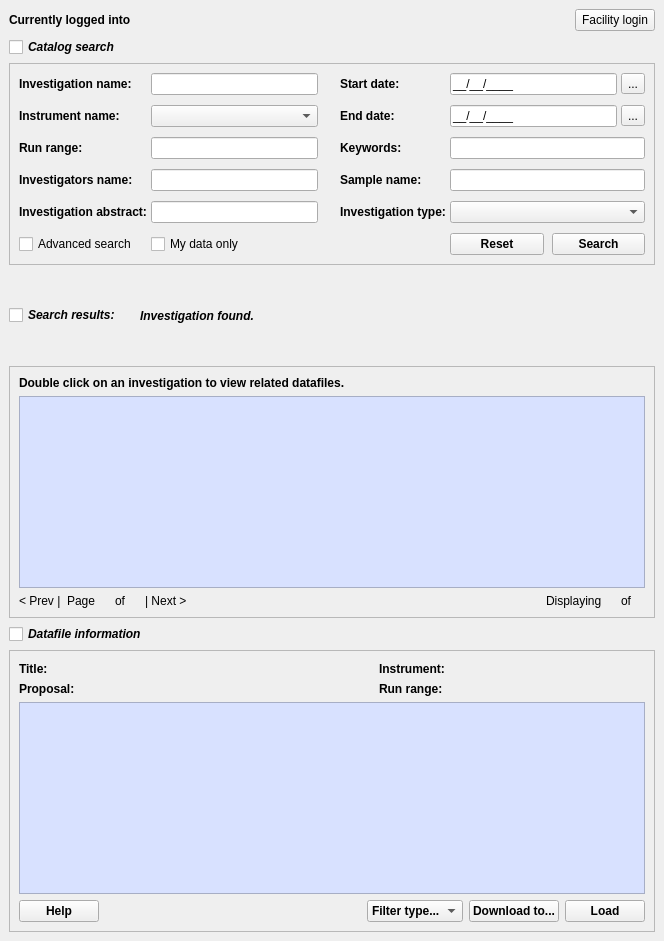
<?xml version="1.0" encoding="UTF-8"?>
<ui version="4.0">
 <author>Jay Rainey</author>
 <class>ICatSearchTwo</class>
 <widget class="QWidget" name="ICatSearchTwo">
  <property name="geometry">
   <rect>
    <x>0</x>
    <y>0</y>
    <width>664</width>
    <height>941</height>
   </rect>
  </property>
  <property name="sizePolicy">
   <sizepolicy hsizetype="Expanding" vsizetype="Expanding">
    <horstretch>0</horstretch>
    <verstretch>0</verstretch>
   </sizepolicy>
  </property>
  <property name="windowTitle">
   <string>Form</string>
  </property>
  <layout class="QVBoxLayout" name="verticalLayout_5">
   <item>
    <layout class="QHBoxLayout" name="headerGrid">
     <item>
      <widget class="QLabel" name="loggedInto">
       <property name="font">
        <font>
         <weight>75</weight>
         <bold>true</bold>
        </font>
       </property>
       <property name="text">
        <string>Currently logged into</string>
       </property>
      </widget>
     </item>
     <item>
      <widget class="QLabel" name="facilityName">
       <property name="font">
        <font>
         <weight>75</weight>
         <bold>true</bold>
        </font>
       </property>
       <property name="text">
        <string/>
       </property>
      </widget>
     </item>
     <item>
      <spacer name="headerSpacer">
       <property name="orientation">
        <enum>Qt::Horizontal</enum>
       </property>
       <property name="sizeHint" stdset="0">
        <size>
         <width>10</width>
         <height>10</height>
        </size>
       </property>
      </spacer>
     </item>
     <item>
      <widget class="QPushButton" name="facilityLogin">
       <property name="toolTip">
        <string>&lt;html&gt;&lt;head/&gt;&lt;body&gt;&lt;p&gt;Click to log into another facility.&lt;/p&gt;&lt;/body&gt;&lt;/html&gt;</string>
       </property>
       <property name="text">
        <string>Facility login</string>
       </property>
      </widget>
     </item>
    </layout>
   </item>
   <item>
    <widget class="QCheckBox" name="searchCbox">
     <property name="font">
      <font>
       <weight>75</weight>
       <italic>true</italic>
       <bold>true</bold>
      </font>
     </property>
     <property name="toolTip">
      <string>&lt;html&gt;&lt;head/&gt;&lt;body&gt;&lt;p&gt;&lt;span style=&quot; font-weight:400;&quot;&gt;Click to show or hide search options.&lt;/span&gt;&lt;/p&gt;&lt;/body&gt;&lt;/html&gt;</string>
     </property>
     <property name="text">
      <string>Catalog search</string>
     </property>
    </widget>
   </item>
   <item>
    <widget class="QFrame" name="searchFrame">
     <property name="frameShape">
      <enum>QFrame::StyledPanel</enum>
     </property>
     <property name="frameShadow">
      <enum>QFrame::Raised</enum>
     </property>
     <layout class="QVBoxLayout" name="catalogSearchFrame">
      <property name="spacing">
       <number>6</number>
      </property>
      <property name="margin">
       <number>9</number>
      </property>
      <item>
       <layout class="QGridLayout" name="searchGrid" rowstretch="0,0,0,0,0,0" columnstretch="0,0,0,0,0,0">
        <property name="sizeConstraint">
         <enum>QLayout::SetDefaultConstraint</enum>
        </property>
        <property name="horizontalSpacing">
         <number>4</number>
        </property>
        <property name="verticalSpacing">
         <number>10</number>
        </property>
        <item row="2" column="0">
         <widget class="QLabel" name="runRangeLbl">
          <property name="font">
           <font>
            <weight>75</weight>
            <bold>true</bold>
           </font>
          </property>
          <property name="text">
           <string>Run range:</string>
          </property>
         </widget>
        </item>
        <item row="1" column="0">
         <widget class="QLabel" name="instrumentLbl">
          <property name="enabled">
           <bool>true</bool>
          </property>
          <property name="sizePolicy">
           <sizepolicy hsizetype="Fixed" vsizetype="Preferred">
            <horstretch>0</horstretch>
            <verstretch>0</verstretch>
           </sizepolicy>
          </property>
          <property name="font">
           <font>
            <weight>75</weight>
            <bold>true</bold>
           </font>
          </property>
          <property name="text">
           <string>Instrument name:</string>
          </property>
         </widget>
        </item>
        <item row="5" column="1">
         <widget class="QCheckBox" name="myDataCbox">
          <property name="text">
           <string>My data only</string>
          </property>
         </widget>
        </item>
        <item row="2" column="1">
         <widget class="QLineEdit" name="runRangeTxt"/>
        </item>
        <item row="0" column="1">
         <widget class="QLineEdit" name="invesNameTxt"/>
        </item>
        <item row="0" column="0">
         <widget class="QLabel" name="invesNameLbl">
          <property name="font">
           <font>
            <weight>75</weight>
            <bold>true</bold>
           </font>
          </property>
          <property name="text">
           <string>Investigation name:</string>
          </property>
         </widget>
        </item>
        <item row="0" column="5">
         <widget class="QToolButton" name="startDatePicker">
          <property name="maximumSize">
           <size>
            <width>25</width>
            <height>16777215</height>
           </size>
          </property>
          <property name="toolTip">
           <string>&lt;html&gt;&lt;head/&gt;&lt;body&gt;&lt;p&gt;Select a date from the calender.&lt;/p&gt;&lt;/body&gt;&lt;/html&gt;</string>
          </property>
          <property name="text">
           <string>...</string>
          </property>
         </widget>
        </item>
        <item row="5" column="0">
         <widget class="QCheckBox" name="advSearchCbox">
          <property name="text">
           <string>Advanced search</string>
          </property>
         </widget>
        </item>
        <item row="1" column="1">
         <widget class="QComboBox" name="instrumenLbox">
          <property name="sizePolicy">
           <sizepolicy hsizetype="Expanding" vsizetype="Fixed">
            <horstretch>0</horstretch>
            <verstretch>0</verstretch>
           </sizepolicy>
          </property>
         </widget>
        </item>
        <item row="1" column="5">
         <widget class="QToolButton" name="endDatePicker">
          <property name="maximumSize">
           <size>
            <width>25</width>
            <height>16777215</height>
           </size>
          </property>
          <property name="toolTip">
           <string>&lt;html&gt;&lt;head/&gt;&lt;body&gt;&lt;p&gt;Select a date from the calender.&lt;/p&gt;&lt;/body&gt;&lt;/html&gt;</string>
          </property>
          <property name="text">
           <string>...</string>
          </property>
         </widget>
        </item>
        <item row="0" column="2">
         <spacer name="searchGridSpacer">
          <property name="orientation">
           <enum>Qt::Horizontal</enum>
          </property>
          <property name="sizeType">
           <enum>QSizePolicy::Fixed</enum>
          </property>
          <property name="sizeHint" stdset="0">
           <size>
            <width>18</width>
            <height>10</height>
           </size>
          </property>
         </spacer>
        </item>
        <item row="0" column="3">
         <widget class="QLabel" name="startDateLbl">
          <property name="font">
           <font>
            <weight>75</weight>
            <bold>true</bold>
           </font>
          </property>
          <property name="text">
           <string>Start date:</string>
          </property>
         </widget>
        </item>
        <item row="0" column="4">
         <widget class="QLineEdit" name="startDateBtn">
          <property name="sizePolicy">
           <sizepolicy hsizetype="Expanding" vsizetype="Fixed">
            <horstretch>0</horstretch>
            <verstretch>0</verstretch>
           </sizepolicy>
          </property>
          <property name="toolTip">
           <string>&lt;html&gt;&lt;head/&gt;&lt;body&gt;&lt;p&gt;&lt;span style=&quot; font-style:italic;&quot;&gt;Date in DD/MM/YYYY format&lt;/span&gt;&lt;/p&gt;&lt;/body&gt;&lt;/html&gt;</string>
          </property>
          <property name="inputMask">
           <string>99/99/9999;_</string>
          </property>
          <property name="text">
           <string>//</string>
          </property>
         </widget>
        </item>
        <item row="1" column="4">
         <widget class="QLineEdit" name="endDateBtn">
          <property name="sizePolicy">
           <sizepolicy hsizetype="Expanding" vsizetype="Fixed">
            <horstretch>0</horstretch>
            <verstretch>0</verstretch>
           </sizepolicy>
          </property>
          <property name="toolTip">
           <string>&lt;html&gt;&lt;head/&gt;&lt;body&gt;&lt;p&gt;&lt;span style=&quot; font-style:italic;&quot;&gt;Date in DD/MM/YYYY format&lt;/span&gt;&lt;/p&gt;&lt;/body&gt;&lt;/html&gt;</string>
          </property>
          <property name="inputMask">
           <string>99/99/9999;_</string>
          </property>
          <property name="text">
           <string>//</string>
          </property>
         </widget>
        </item>
        <item row="1" column="3">
         <widget class="QLabel" name="endDateLbl">
          <property name="enabled">
           <bool>true</bool>
          </property>
          <property name="sizePolicy">
           <sizepolicy hsizetype="Fixed" vsizetype="Preferred">
            <horstretch>0</horstretch>
            <verstretch>0</verstretch>
           </sizepolicy>
          </property>
          <property name="font">
           <font>
            <weight>75</weight>
            <bold>true</bold>
           </font>
          </property>
          <property name="text">
           <string>End date:</string>
          </property>
         </widget>
        </item>
        <item row="2" column="3">
         <widget class="QLabel" name="keywordsLbl">
          <property name="font">
           <font>
            <weight>75</weight>
            <bold>true</bold>
           </font>
          </property>
          <property name="text">
           <string>Keywords:</string>
          </property>
         </widget>
        </item>
        <item row="5" column="4" colspan="2">
         <layout class="QHBoxLayout" name="searchBtnGrid">
          <property name="spacing">
           <number>8</number>
          </property>
          <item>
           <widget class="QPushButton" name="resetBtn">
            <property name="font">
             <font>
              <weight>75</weight>
              <bold>true</bold>
             </font>
            </property>
            <property name="toolTip">
             <string>&lt;html&gt;&lt;head/&gt;&lt;body&gt;&lt;p&gt;&lt;span style=&quot; font-weight:400;&quot;&gt;Reset all fields&lt;/span&gt;&lt;/p&gt;&lt;/body&gt;&lt;/html&gt;</string>
            </property>
            <property name="text">
             <string>Reset</string>
            </property>
           </widget>
          </item>
          <item>
           <widget class="QPushButton" name="searchBtn">
            <property name="font">
             <font>
              <weight>75</weight>
              <bold>true</bold>
             </font>
            </property>
            <property name="toolTip">
             <string>&lt;html&gt;&lt;head/&gt;&lt;body&gt;&lt;p&gt;&lt;span style=&quot; font-weight:400;&quot;&gt;Search Investigations.&lt;/span&gt;&lt;/p&gt;&lt;/body&gt;&lt;/html&gt;</string>
            </property>
            <property name="layoutDirection">
             <enum>Qt::LeftToRight</enum>
            </property>
            <property name="autoFillBackground">
             <bool>false</bool>
            </property>
            <property name="text">
             <string>Search</string>
            </property>
           </widget>
          </item>
         </layout>
        </item>
        <item row="2" column="4" colspan="2">
         <widget class="QLineEdit" name="keywordsTxt"/>
        </item>
        <item row="3" column="0">
         <widget class="QLabel" name="advNameLbl">
          <property name="font">
           <font>
            <weight>75</weight>
            <bold>true</bold>
           </font>
          </property>
          <property name="text">
           <string>Investigators name:</string>
          </property>
         </widget>
        </item>
        <item row="3" column="4" colspan="2">
         <widget class="QLineEdit" name="advNameTxt_2"/>
        </item>
        <item row="4" column="0">
         <widget class="QLabel" name="advAbstractLbl">
          <property name="font">
           <font>
            <weight>75</weight>
            <bold>true</bold>
           </font>
          </property>
          <property name="text">
           <string>Investigation abstract:</string>
          </property>
         </widget>
        </item>
        <item row="3" column="3">
         <widget class="QLabel" name="advSampleLbl">
          <property name="font">
           <font>
            <weight>75</weight>
            <bold>true</bold>
           </font>
          </property>
          <property name="text">
           <string>Sample name:</string>
          </property>
         </widget>
        </item>
        <item row="4" column="3">
         <widget class="QLabel" name="advTypeLbl">
          <property name="font">
           <font>
            <weight>75</weight>
            <bold>true</bold>
           </font>
          </property>
          <property name="text">
           <string>Investigation type:</string>
          </property>
         </widget>
        </item>
        <item row="4" column="4" colspan="2">
         <widget class="QComboBox" name="advTypeLbox">
          <property name="sizePolicy">
           <sizepolicy hsizetype="Expanding" vsizetype="Fixed">
            <horstretch>0</horstretch>
            <verstretch>0</verstretch>
           </sizepolicy>
          </property>
         </widget>
        </item>
        <item row="3" column="1">
         <widget class="QLineEdit" name="advNameTxt"/>
        </item>
        <item row="4" column="1">
         <widget class="QLineEdit" name="advAbstractTxt"/>
        </item>
       </layout>
      </item>
     </layout>
    </widget>
   </item>
   <item>
    <layout class="QHBoxLayout" name="searchResultsHeader">
     <item>
      <widget class="QCheckBox" name="searchResultsCbox">
       <property name="sizePolicy">
        <sizepolicy hsizetype="Minimum" vsizetype="Fixed">
         <horstretch>0</horstretch>
         <verstretch>0</verstretch>
        </sizepolicy>
       </property>
       <property name="font">
        <font>
         <weight>75</weight>
         <italic>true</italic>
         <bold>true</bold>
        </font>
       </property>
       <property name="toolTip">
        <string>&lt;html&gt;&lt;head/&gt;&lt;body&gt;&lt;p&gt;&lt;span style=&quot; font-weight:400;&quot;&gt;Click to show or hide search results.&lt;/span&gt;&lt;/p&gt;&lt;/body&gt;&lt;/html&gt;</string>
       </property>
       <property name="text">
        <string>Search results:</string>
       </property>
      </widget>
     </item>
     <item>
      <widget class="QLabel" name="numOfResultsLbl">
       <property name="font">
        <font>
         <weight>75</weight>
         <italic>true</italic>
         <bold>true</bold>
        </font>
       </property>
       <property name="text">
        <string/>
       </property>
      </widget>
     </item>
     <item>
      <widget class="QLabel" name="searchResultsLbl">
       <property name="font">
        <font>
         <weight>75</weight>
         <italic>true</italic>
         <bold>true</bold>
        </font>
       </property>
       <property name="text">
        <string>Investigation found.</string>
       </property>
       <property name="margin">
        <number>0</number>
       </property>
       <property name="indent">
        <number>-10</number>
       </property>
      </widget>
     </item>
     <item>
      <spacer name="searchResultsSpacer">
       <property name="orientation">
        <enum>Qt::Horizontal</enum>
       </property>
       <property name="sizeHint" stdset="0">
        <size>
         <width>10</width>
         <height>10</height>
        </size>
       </property>
      </spacer>
     </item>
    </layout>
   </item>
   <item>
    <widget class="QFrame" name="resFrame">
     <property name="frameShape">
      <enum>QFrame::StyledPanel</enum>
     </property>
     <property name="frameShadow">
      <enum>QFrame::Raised</enum>
     </property>
     <layout class="QVBoxLayout" name="verticalLayout_2">
      <item>
       <widget class="QLabel" name="resInstructions">
        <property name="font">
         <font>
          <weight>75</weight>
          <bold>true</bold>
         </font>
        </property>
        <property name="text">
         <string>Double click on an investigation to view related datafiles.</string>
        </property>
       </widget>
      </item>
      <item>
       <widget class="QTableWidget" name="searchResultsTbl">
        <property name="sizePolicy">
         <sizepolicy hsizetype="Expanding" vsizetype="Minimum">
          <horstretch>0</horstretch>
          <verstretch>0</verstretch>
         </sizepolicy>
        </property>
        <property name="styleSheet">
         <string notr="true">background-color: rgb(216, 225, 255);</string>
        </property>
        <property name="horizontalScrollBarPolicy">
         <enum>Qt::ScrollBarAsNeeded</enum>
        </property>
        <property name="selectionMode">
         <enum>QAbstractItemView::SingleSelection</enum>
        </property>
        <property name="selectionBehavior">
         <enum>QAbstractItemView::SelectRows</enum>
        </property>
       </widget>
      </item>
      <item>
       <layout class="QHBoxLayout" name="resFooter">
        <item>
         <widget class="QLabel" name="resPreviousTxt">
          <property name="font">
           <font>
            <weight>50</weight>
            <bold>false</bold>
           </font>
          </property>
          <property name="text">
           <string>&lt; Prev |</string>
          </property>
         </widget>
        </item>
        <item>
         <widget class="QLabel" name="resPageTxt">
          <property name="font">
           <font>
            <weight>50</weight>
            <bold>false</bold>
           </font>
          </property>
          <property name="text">
           <string>Page</string>
          </property>
         </widget>
        </item>
        <item>
         <widget class="QLabel" name="resPageStartNumTxt">
          <property name="font">
           <font>
            <weight>50</weight>
            <bold>false</bold>
           </font>
          </property>
          <property name="text">
           <string/>
          </property>
         </widget>
        </item>
        <item>
         <widget class="QLabel" name="resPageOfTxt">
          <property name="font">
           <font>
            <weight>50</weight>
            <bold>false</bold>
           </font>
          </property>
          <property name="text">
           <string>of</string>
          </property>
         </widget>
        </item>
        <item>
         <widget class="QLabel" name="resPageEndNumTxt">
          <property name="font">
           <font>
            <weight>50</weight>
            <bold>false</bold>
           </font>
          </property>
          <property name="text">
           <string/>
          </property>
         </widget>
        </item>
        <item>
         <widget class="QLabel" name="resPageNextTxt">
          <property name="font">
           <font>
            <weight>50</weight>
            <bold>false</bold>
           </font>
          </property>
          <property name="text">
           <string>| Next &gt;</string>
          </property>
         </widget>
        </item>
        <item>
         <spacer name="resFootSpacer">
          <property name="orientation">
           <enum>Qt::Horizontal</enum>
          </property>
          <property name="sizeHint" stdset="0">
           <size>
            <width>10</width>
            <height>10</height>
           </size>
          </property>
         </spacer>
        </item>
        <item>
         <widget class="QLabel" name="resDisplayingTxt">
          <property name="font">
           <font>
            <weight>50</weight>
            <bold>false</bold>
           </font>
          </property>
          <property name="text">
           <string>Displaying</string>
          </property>
         </widget>
        </item>
        <item>
         <widget class="QLabel" name="resDisplayStartTxt">
          <property name="font">
           <font>
            <weight>50</weight>
            <bold>false</bold>
           </font>
          </property>
          <property name="text">
           <string/>
          </property>
         </widget>
        </item>
        <item>
         <widget class="QLabel" name="resDisplayOfTxt">
          <property name="font">
           <font>
            <weight>50</weight>
            <bold>false</bold>
           </font>
          </property>
          <property name="text">
           <string>of</string>
          </property>
         </widget>
        </item>
        <item>
         <widget class="QLabel" name="resDisplayEndTxt">
          <property name="font">
           <font>
            <weight>50</weight>
            <bold>false</bold>
           </font>
          </property>
          <property name="text">
           <string/>
          </property>
         </widget>
        </item>
       </layout>
      </item>
     </layout>
    </widget>
   </item>
   <item>
    <widget class="QCheckBox" name="dataFileCbox">
     <property name="sizePolicy">
      <sizepolicy hsizetype="Minimum" vsizetype="Fixed">
       <horstretch>0</horstretch>
       <verstretch>0</verstretch>
      </sizepolicy>
     </property>
     <property name="font">
      <font>
       <weight>75</weight>
       <italic>true</italic>
       <bold>true</bold>
      </font>
     </property>
     <property name="toolTip">
      <string>&lt;html&gt;&lt;head/&gt;&lt;body&gt;&lt;p&gt;&lt;span style=&quot; font-weight:400;&quot;&gt;Click to display datafile information.&lt;/span&gt;&lt;/p&gt;&lt;/body&gt;&lt;/html&gt;</string>
     </property>
     <property name="text">
      <string>Datafile information</string>
     </property>
    </widget>
   </item>
   <item>
    <widget class="QFrame" name="dataFileFrame">
     <property name="sizePolicy">
      <sizepolicy hsizetype="Minimum" vsizetype="Preferred">
       <horstretch>0</horstretch>
       <verstretch>0</verstretch>
      </sizepolicy>
     </property>
     <property name="frameShape">
      <enum>QFrame::StyledPanel</enum>
     </property>
     <property name="frameShadow">
      <enum>QFrame::Raised</enum>
     </property>
     <layout class="QVBoxLayout" name="verticalLayout">
      <item>
       <layout class="QGridLayout" name="dataFileHead" rowstretch="0,0,0" columnstretch="0,0,0,0,0">
        <property name="spacing">
         <number>4</number>
        </property>
        <item row="2" column="1">
         <widget class="QLabel" name="dataFileProposalRes">
          <property name="font">
           <font>
            <weight>50</weight>
            <bold>false</bold>
           </font>
          </property>
          <property name="text">
           <string/>
          </property>
         </widget>
        </item>
        <item row="0" column="0">
         <widget class="QLabel" name="dataFileTitleTxt">
          <property name="font">
           <font>
            <weight>75</weight>
            <bold>true</bold>
           </font>
          </property>
          <property name="text">
           <string>Title:</string>
          </property>
         </widget>
        </item>
        <item row="0" column="3">
         <widget class="QLabel" name="dataFileInstrumentTxt">
          <property name="font">
           <font>
            <weight>75</weight>
            <bold>true</bold>
           </font>
          </property>
          <property name="text">
           <string>Instrument:</string>
          </property>
         </widget>
        </item>
        <item row="0" column="1">
         <widget class="QLabel" name="dataFileTitleRes">
          <property name="font">
           <font>
            <weight>50</weight>
            <bold>false</bold>
           </font>
          </property>
          <property name="text">
           <string/>
          </property>
         </widget>
        </item>
        <item row="2" column="3">
         <widget class="QLabel" name="dataFileRunRangeTxt">
          <property name="enabled">
           <bool>true</bool>
          </property>
          <property name="sizePolicy">
           <sizepolicy hsizetype="Fixed" vsizetype="Preferred">
            <horstretch>0</horstretch>
            <verstretch>0</verstretch>
           </sizepolicy>
          </property>
          <property name="font">
           <font>
            <weight>75</weight>
            <bold>true</bold>
           </font>
          </property>
          <property name="text">
           <string>Run range:</string>
          </property>
         </widget>
        </item>
        <item row="2" column="0">
         <widget class="QLabel" name="dataFileProposalTxt">
          <property name="enabled">
           <bool>true</bool>
          </property>
          <property name="sizePolicy">
           <sizepolicy hsizetype="Fixed" vsizetype="Preferred">
            <horstretch>0</horstretch>
            <verstretch>0</verstretch>
           </sizepolicy>
          </property>
          <property name="font">
           <font>
            <weight>75</weight>
            <bold>true</bold>
           </font>
          </property>
          <property name="text">
           <string>Proposal:</string>
          </property>
         </widget>
        </item>
        <item row="0" column="2">
         <spacer name="dataFileHeadSpace">
          <property name="orientation">
           <enum>Qt::Horizontal</enum>
          </property>
          <property name="sizeType">
           <enum>QSizePolicy::Fixed</enum>
          </property>
          <property name="sizeHint" stdset="0">
           <size>
            <width>100</width>
            <height>18</height>
           </size>
          </property>
         </spacer>
        </item>
        <item row="0" column="4">
         <widget class="QLabel" name="dataFileInstrumentRes">
          <property name="font">
           <font>
            <weight>50</weight>
            <bold>false</bold>
           </font>
          </property>
          <property name="text">
           <string/>
          </property>
         </widget>
        </item>
        <item row="2" column="4">
         <widget class="QLabel" name="dataFileRunRangeRes">
          <property name="font">
           <font>
            <weight>50</weight>
            <bold>false</bold>
           </font>
          </property>
          <property name="text">
           <string/>
          </property>
         </widget>
        </item>
       </layout>
      </item>
      <item>
       <widget class="QTableWidget" name="dataFileResultsTbl">
        <property name="sizePolicy">
         <sizepolicy hsizetype="Expanding" vsizetype="Minimum">
          <horstretch>0</horstretch>
          <verstretch>0</verstretch>
         </sizepolicy>
        </property>
        <property name="styleSheet">
         <string notr="true">background-color: rgb(216, 225, 255);</string>
        </property>
        <property name="horizontalScrollBarPolicy">
         <enum>Qt::ScrollBarAsNeeded</enum>
        </property>
        <property name="selectionMode">
         <enum>QAbstractItemView::SingleSelection</enum>
        </property>
        <property name="selectionBehavior">
         <enum>QAbstractItemView::SelectRows</enum>
        </property>
       </widget>
      </item>
      <item>
       <layout class="QHBoxLayout" name="dataFileFoot">
        <item>
         <widget class="QPushButton" name="dataFileHelpBtn">
          <property name="font">
           <font>
            <weight>75</weight>
            <bold>true</bold>
           </font>
          </property>
          <property name="toolTip">
           <string>&lt;html&gt;&lt;head/&gt;&lt;body&gt;&lt;p&gt;&lt;span style=&quot; font-weight:400;&quot;&gt;View user-guide for search functionality.&lt;/span&gt;&lt;/p&gt;&lt;/body&gt;&lt;/html&gt;</string>
          </property>
          <property name="text">
           <string>Help</string>
          </property>
         </widget>
        </item>
        <item>
         <spacer name="dataFileFootSpace">
          <property name="orientation">
           <enum>Qt::Horizontal</enum>
          </property>
          <property name="sizeHint" stdset="0">
           <size>
            <width>10</width>
            <height>10</height>
           </size>
          </property>
         </spacer>
        </item>
        <item>
         <widget class="QComboBox" name="dataFileFilterCombo">
          <property name="font">
           <font>
            <weight>75</weight>
            <bold>true</bold>
           </font>
          </property>
          <property name="toolTip">
           <string>&lt;html&gt;&lt;head/&gt;&lt;body&gt;&lt;p&gt;&lt;span style=&quot; font-weight:400;&quot;&gt;Filter datafiles by specified file extension.&lt;/span&gt;&lt;/p&gt;&lt;/body&gt;&lt;/html&gt;</string>
          </property>
          <item>
           <property name="text">
            <string>Filter type...</string>
           </property>
          </item>
         </widget>
        </item>
        <item>
         <widget class="QPushButton" name="dataFileFootDownloadBtn">
          <property name="font">
           <font>
            <weight>75</weight>
            <bold>true</bold>
           </font>
          </property>
          <property name="toolTip">
           <string>&lt;html&gt;&lt;head/&gt;&lt;body&gt;&lt;p&gt;&lt;span style=&quot; font-weight:400;&quot;&gt;Download selected datafiles to specified location.&lt;/span&gt;&lt;/p&gt;&lt;/body&gt;&lt;/html&gt;</string>
          </property>
          <property name="text">
           <string>Download to...</string>
          </property>
         </widget>
        </item>
        <item>
         <widget class="QPushButton" name="dataFileLoadBtn">
          <property name="font">
           <font>
            <weight>75</weight>
            <bold>true</bold>
           </font>
          </property>
          <property name="toolTip">
           <string>&lt;html&gt;&lt;head/&gt;&lt;body&gt;&lt;p&gt;&lt;span style=&quot; font-weight:400;&quot;&gt;Load a datafile into a workspace.&lt;/span&gt;&lt;/p&gt;&lt;/body&gt;&lt;/html&gt;</string>
          </property>
          <property name="text">
           <string>Load</string>
          </property>
         </widget>
        </item>
       </layout>
      </item>
     </layout>
    </widget>
   </item>
  </layout>
 </widget>
 <layoutdefault spacing="6" margin="9"/>
 <resources/>
 <connections/>
 <designerdata>
  <property name="gridDeltaX">
   <number>10</number>
  </property>
  <property name="gridDeltaY">
   <number>10</number>
  </property>
  <property name="gridSnapX">
   <bool>true</bool>
  </property>
  <property name="gridSnapY">
   <bool>true</bool>
  </property>
  <property name="gridVisible">
   <bool>true</bool>
  </property>
 </designerdata>
</ui>
